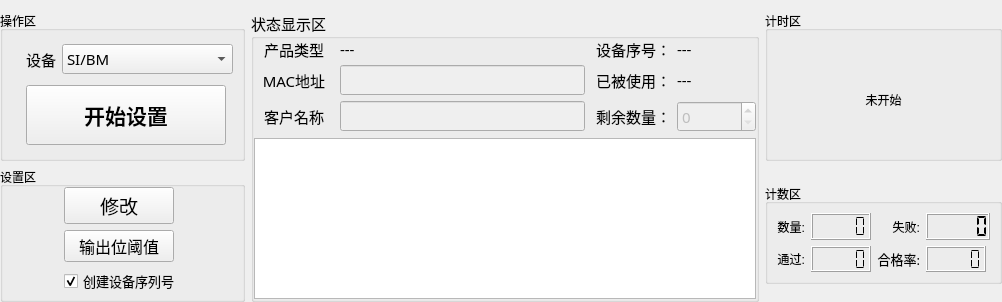
<?xml version="1.0" encoding="UTF-8"?>
<ui version="4.0">
 <class>Home_WorkWid</class>
 <widget class="QWidget" name="Home_WorkWid">
  <property name="geometry">
   <rect>
    <x>0</x>
    <y>0</y>
    <width>1002</width>
    <height>290</height>
   </rect>
  </property>
  <property name="windowTitle">
   <string>Form</string>
  </property>
  <layout class="QGridLayout" name="gridLayout">
   <property name="leftMargin">
    <number>0</number>
   </property>
   <property name="rightMargin">
    <number>0</number>
   </property>
   <property name="bottomMargin">
    <number>0</number>
   </property>
   <item row="0" column="1" rowspan="3">
    <widget class="QGroupBox" name="groupBox_6">
     <property name="font">
      <font>
       <family>微软雅黑</family>
       <pointsize>11</pointsize>
      </font>
     </property>
     <property name="title">
      <string>状态显示区</string>
     </property>
     <layout class="QGridLayout" name="gridLayout_6">
      <property name="leftMargin">
       <number>0</number>
      </property>
      <property name="topMargin">
       <number>0</number>
      </property>
      <property name="rightMargin">
       <number>0</number>
      </property>
      <property name="bottomMargin">
       <number>0</number>
      </property>
      <item row="0" column="0">
       <widget class="QLabel" name="label_33">
        <property name="minimumSize">
         <size>
          <width>0</width>
          <height>20</height>
         </size>
        </property>
        <property name="maximumSize">
         <size>
          <width>80</width>
          <height>30</height>
         </size>
        </property>
        <property name="text">
         <string>产品类型</string>
        </property>
        <property name="alignment">
         <set>Qt::AlignCenter</set>
        </property>
       </widget>
      </item>
      <item row="0" column="1">
       <widget class="QLabel" name="devLab">
        <property name="minimumSize">
         <size>
          <width>0</width>
          <height>20</height>
         </size>
        </property>
        <property name="maximumSize">
         <size>
          <width>245</width>
          <height>16777215</height>
         </size>
        </property>
        <property name="text">
         <string>---</string>
        </property>
       </widget>
      </item>
      <item row="0" column="2">
       <widget class="QLabel" name="label_34">
        <property name="minimumSize">
         <size>
          <width>80</width>
          <height>20</height>
         </size>
        </property>
        <property name="maximumSize">
         <size>
          <width>80</width>
          <height>30</height>
         </size>
        </property>
        <property name="text">
         <string>设备序号：</string>
        </property>
        <property name="alignment">
         <set>Qt::AlignRight|Qt::AlignTrailing|Qt::AlignVCenter</set>
        </property>
       </widget>
      </item>
      <item row="0" column="3">
       <widget class="QLabel" name="snLab">
        <property name="minimumSize">
         <size>
          <width>0</width>
          <height>20</height>
         </size>
        </property>
        <property name="text">
         <string>---</string>
        </property>
       </widget>
      </item>
      <item row="1" column="0">
       <widget class="QLabel" name="label_36">
        <property name="minimumSize">
         <size>
          <width>0</width>
          <height>20</height>
         </size>
        </property>
        <property name="maximumSize">
         <size>
          <width>80</width>
          <height>30</height>
         </size>
        </property>
        <property name="text">
         <string>MAC地址</string>
        </property>
        <property name="alignment">
         <set>Qt::AlignCenter</set>
        </property>
       </widget>
      </item>
      <item row="1" column="1">
       <widget class="QLineEdit" name="macEdit">
        <property name="enabled">
         <bool>false</bool>
        </property>
        <property name="maximumSize">
         <size>
          <width>245</width>
          <height>16777215</height>
         </size>
        </property>
        <property name="echoMode">
         <enum>QLineEdit::Normal</enum>
        </property>
        <property name="cursorMoveStyle">
         <enum>Qt::LogicalMoveStyle</enum>
        </property>
       </widget>
      </item>
      <item row="1" column="2">
       <widget class="QLabel" name="label_37">
        <property name="minimumSize">
         <size>
          <width>80</width>
          <height>20</height>
         </size>
        </property>
        <property name="maximumSize">
         <size>
          <width>80</width>
          <height>30</height>
         </size>
        </property>
        <property name="text">
         <string>已被使用：</string>
        </property>
        <property name="alignment">
         <set>Qt::AlignRight|Qt::AlignTrailing|Qt::AlignVCenter</set>
        </property>
       </widget>
      </item>
      <item row="1" column="3">
       <widget class="QLabel" name="macCntLab">
        <property name="minimumSize">
         <size>
          <width>60</width>
          <height>20</height>
         </size>
        </property>
        <property name="text">
         <string>---</string>
        </property>
       </widget>
      </item>
      <item row="2" column="0">
       <widget class="QLabel" name="label_35">
        <property name="minimumSize">
         <size>
          <width>0</width>
          <height>20</height>
         </size>
        </property>
        <property name="maximumSize">
         <size>
          <width>80</width>
          <height>30</height>
         </size>
        </property>
        <property name="text">
         <string>客户名称</string>
        </property>
        <property name="alignment">
         <set>Qt::AlignCenter</set>
        </property>
       </widget>
      </item>
      <item row="2" column="1">
       <widget class="QLineEdit" name="userEdit">
        <property name="enabled">
         <bool>false</bool>
        </property>
        <property name="maximumSize">
         <size>
          <width>245</width>
          <height>16777215</height>
         </size>
        </property>
        <property name="echoMode">
         <enum>QLineEdit::Normal</enum>
        </property>
        <property name="cursorMoveStyle">
         <enum>Qt::LogicalMoveStyle</enum>
        </property>
       </widget>
      </item>
      <item row="2" column="2">
       <widget class="QLabel" name="label_38">
        <property name="minimumSize">
         <size>
          <width>80</width>
          <height>20</height>
         </size>
        </property>
        <property name="maximumSize">
         <size>
          <width>80</width>
          <height>30</height>
         </size>
        </property>
        <property name="text">
         <string>剩余数量：</string>
        </property>
        <property name="alignment">
         <set>Qt::AlignRight|Qt::AlignTrailing|Qt::AlignVCenter</set>
        </property>
       </widget>
      </item>
      <item row="2" column="3">
       <widget class="QSpinBox" name="cntSpin">
        <property name="enabled">
         <bool>false</bool>
        </property>
        <property name="maximum">
         <number>99999</number>
        </property>
       </widget>
      </item>
      <item row="3" column="0" colspan="4">
       <widget class="QTextEdit" name="textEdit">
        <property name="enabled">
         <bool>true</bool>
        </property>
        <property name="readOnly">
         <bool>true</bool>
        </property>
       </widget>
      </item>
     </layout>
    </widget>
   </item>
   <item row="0" column="2" rowspan="2">
    <widget class="QGroupBox" name="groupBox_1">
     <property name="minimumSize">
      <size>
       <width>0</width>
       <height>150</height>
      </size>
     </property>
     <property name="maximumSize">
      <size>
       <width>260</width>
       <height>260</height>
      </size>
     </property>
     <property name="title">
      <string>计时区</string>
     </property>
     <layout class="QGridLayout" name="gridLayout_3">
      <property name="leftMargin">
       <number>0</number>
      </property>
      <property name="topMargin">
       <number>10</number>
      </property>
      <property name="rightMargin">
       <number>0</number>
      </property>
      <property name="bottomMargin">
       <number>0</number>
      </property>
      <item row="0" column="0" colspan="2">
       <widget class="QLabel" name="timeLab">
        <property name="text">
         <string>未开始</string>
        </property>
        <property name="alignment">
         <set>Qt::AlignCenter</set>
        </property>
       </widget>
      </item>
     </layout>
    </widget>
   </item>
   <item row="2" column="2">
    <widget class="QGroupBox" name="groupBox_3">
     <property name="maximumSize">
      <size>
       <width>250</width>
       <height>100</height>
      </size>
     </property>
     <property name="title">
      <string>计数区</string>
     </property>
     <layout class="QGridLayout" name="gridLayout_4">
      <item row="0" column="0">
       <widget class="QLabel" name="label_27">
        <property name="maximumSize">
         <size>
          <width>45</width>
          <height>30</height>
         </size>
        </property>
        <property name="text">
         <string>数量:</string>
        </property>
        <property name="alignment">
         <set>Qt::AlignRight|Qt::AlignTrailing|Qt::AlignVCenter</set>
        </property>
       </widget>
      </item>
      <item row="0" column="1">
       <widget class="QLCDNumber" name="allLcd">
        <property name="maximumSize">
         <size>
          <width>60</width>
          <height>30</height>
         </size>
        </property>
        <property name="digitCount">
         <number>5</number>
        </property>
        <property name="segmentStyle">
         <enum>QLCDNumber::Flat</enum>
        </property>
       </widget>
      </item>
      <item row="0" column="2">
       <widget class="QLabel" name="label_28">
        <property name="maximumSize">
         <size>
          <width>45</width>
          <height>30</height>
         </size>
        </property>
        <property name="text">
         <string>失败:</string>
        </property>
        <property name="alignment">
         <set>Qt::AlignRight|Qt::AlignTrailing|Qt::AlignVCenter</set>
        </property>
       </widget>
      </item>
      <item row="0" column="3">
       <widget class="QLCDNumber" name="errLcd">
        <property name="maximumSize">
         <size>
          <width>70</width>
          <height>35</height>
         </size>
        </property>
        <property name="digitCount">
         <number>5</number>
        </property>
        <property name="segmentStyle">
         <enum>QLCDNumber::Flat</enum>
        </property>
        <property name="value" stdset="0">
         <double>0.000000000000000</double>
        </property>
        <property name="intValue" stdset="0">
         <number>0</number>
        </property>
       </widget>
      </item>
      <item row="1" column="0">
       <widget class="QLabel" name="label_29">
        <property name="maximumSize">
         <size>
          <width>45</width>
          <height>30</height>
         </size>
        </property>
        <property name="text">
         <string>通过:</string>
        </property>
        <property name="alignment">
         <set>Qt::AlignRight|Qt::AlignTrailing|Qt::AlignVCenter</set>
        </property>
       </widget>
      </item>
      <item row="1" column="1">
       <widget class="QLCDNumber" name="okLcd">
        <property name="maximumSize">
         <size>
          <width>60</width>
          <height>30</height>
         </size>
        </property>
        <property name="digitCount">
         <number>5</number>
        </property>
        <property name="segmentStyle">
         <enum>QLCDNumber::Flat</enum>
        </property>
        <property name="intValue" stdset="0">
         <number>0</number>
        </property>
       </widget>
      </item>
      <item row="1" column="2">
       <widget class="QLabel" name="label_30">
        <property name="maximumSize">
         <size>
          <width>60</width>
          <height>30</height>
         </size>
        </property>
        <property name="font">
         <font>
          <family>微软雅黑</family>
          <pointsize>10</pointsize>
         </font>
        </property>
        <property name="text">
         <string>合格率:</string>
        </property>
        <property name="alignment">
         <set>Qt::AlignRight|Qt::AlignTrailing|Qt::AlignVCenter</set>
        </property>
       </widget>
      </item>
      <item row="1" column="3">
       <widget class="QLCDNumber" name="passLcd">
        <property name="maximumSize">
         <size>
          <width>60</width>
          <height>30</height>
         </size>
        </property>
        <property name="digitCount">
         <number>5</number>
        </property>
        <property name="segmentStyle">
         <enum>QLCDNumber::Flat</enum>
        </property>
       </widget>
      </item>
     </layout>
    </widget>
   </item>
   <item row="2" column="0">
    <widget class="QGroupBox" name="groupBox_4">
     <property name="title">
      <string>设置区</string>
     </property>
     <layout class="QGridLayout" name="gridLayout_5">
      <property name="topMargin">
       <number>0</number>
      </property>
      <property name="bottomMargin">
       <number>5</number>
      </property>
      <item row="0" column="0">
       <widget class="QPushButton" name="setBtn">
        <property name="minimumSize">
         <size>
          <width>0</width>
          <height>30</height>
         </size>
        </property>
        <property name="maximumSize">
         <size>
          <width>110</width>
          <height>16777215</height>
         </size>
        </property>
        <property name="font">
         <font>
          <pointsize>14</pointsize>
         </font>
        </property>
        <property name="text">
         <string>修改</string>
        </property>
       </widget>
      </item>
      <item row="1" column="0">
       <widget class="QPushButton" name="outputBtn">
        <property name="minimumSize">
         <size>
          <width>0</width>
          <height>30</height>
         </size>
        </property>
        <property name="maximumSize">
         <size>
          <width>110</width>
          <height>16777215</height>
         </size>
        </property>
        <property name="font">
         <font>
          <family>Agency FB</family>
          <pointsize>12</pointsize>
         </font>
        </property>
        <property name="text">
         <string>输出位阈值</string>
        </property>
       </widget>
      </item>
      <item row="2" column="0">
       <widget class="QCheckBox" name="snCheckBox">
        <property name="font">
         <font>
          <family>微软雅黑</family>
          <pointsize>10</pointsize>
         </font>
        </property>
        <property name="text">
         <string>创建设备序列号</string>
        </property>
        <property name="checked">
         <bool>true</bool>
        </property>
       </widget>
      </item>
     </layout>
    </widget>
   </item>
   <item row="0" column="0" rowspan="2">
    <widget class="QGroupBox" name="groupBox_5">
     <property name="maximumSize">
      <size>
       <width>245</width>
       <height>16777215</height>
      </size>
     </property>
     <property name="title">
      <string>操作区</string>
     </property>
     <layout class="QGridLayout" name="gridLayout_2">
      <item row="1" column="0">
       <spacer name="horizontalSpacer_4">
        <property name="orientation">
         <enum>Qt::Horizontal</enum>
        </property>
        <property name="sizeHint" stdset="0">
         <size>
          <width>54</width>
          <height>20</height>
         </size>
        </property>
       </spacer>
      </item>
      <item row="0" column="0">
       <spacer name="horizontalSpacer">
        <property name="orientation">
         <enum>Qt::Horizontal</enum>
        </property>
        <property name="sizeHint" stdset="0">
         <size>
          <width>50</width>
          <height>20</height>
         </size>
        </property>
       </spacer>
      </item>
      <item row="0" column="3">
       <spacer name="horizontalSpacer_2">
        <property name="orientation">
         <enum>Qt::Horizontal</enum>
        </property>
        <property name="sizeHint" stdset="0">
         <size>
          <width>37</width>
          <height>20</height>
         </size>
        </property>
       </spacer>
      </item>
      <item row="0" column="1">
       <widget class="QLabel" name="label_9">
        <property name="minimumSize">
         <size>
          <width>0</width>
          <height>35</height>
         </size>
        </property>
        <property name="maximumSize">
         <size>
          <width>35</width>
          <height>35</height>
         </size>
        </property>
        <property name="font">
         <font>
          <family>微软雅黑</family>
          <pointsize>11</pointsize>
         </font>
        </property>
        <property name="text">
         <string>设备</string>
        </property>
        <property name="alignment">
         <set>Qt::AlignCenter</set>
        </property>
       </widget>
      </item>
      <item row="1" column="1" colspan="2">
       <widget class="QPushButton" name="startBtn">
        <property name="minimumSize">
         <size>
          <width>120</width>
          <height>0</height>
         </size>
        </property>
        <property name="maximumSize">
         <size>
          <width>200</width>
          <height>60</height>
         </size>
        </property>
        <property name="font">
         <font>
          <family>微软雅黑</family>
          <pointsize>16</pointsize>
          <weight>75</weight>
          <bold>true</bold>
         </font>
        </property>
        <property name="text">
         <string>开始设置</string>
        </property>
       </widget>
      </item>
      <item row="1" column="3">
       <spacer name="horizontalSpacer_3">
        <property name="orientation">
         <enum>Qt::Horizontal</enum>
        </property>
        <property name="sizeHint" stdset="0">
         <size>
          <width>40</width>
          <height>20</height>
         </size>
        </property>
       </spacer>
      </item>
      <item row="0" column="2">
       <widget class="QComboBox" name="typeComboBox">
        <property name="minimumSize">
         <size>
          <width>0</width>
          <height>30</height>
         </size>
        </property>
        <property name="font">
         <font>
          <family>微软雅黑</family>
          <pointsize>11</pointsize>
         </font>
        </property>
        <item>
         <property name="text">
          <string>SI/BM</string>
         </property>
        </item>
        <item>
         <property name="text">
          <string>IP-PDU</string>
         </property>
        </item>
        <item>
         <property name="text">
          <string>MPDU</string>
         </property>
        </item>
        <item>
         <property name="text">
          <string>ZPDU</string>
         </property>
        </item>
        <item>
         <property name="text">
          <string>ATS</string>
         </property>
        </item>
        <item>
         <property name="text">
          <string>标准RPDU</string>
         </property>
        </item>
        <item>
         <property name="text">
          <string>IP-BUSBAR</string>
         </property>
        </item>
        <item>
         <property name="text">
          <string>MPDU一期/特殊定制</string>
         </property>
        </item>
        <item>
         <property name="text">
          <string>IP-PDU特殊定制</string>
         </property>
        </item>
       </widget>
      </item>
     </layout>
    </widget>
   </item>
  </layout>
 </widget>
 <resources/>
 <connections/>
</ui>
